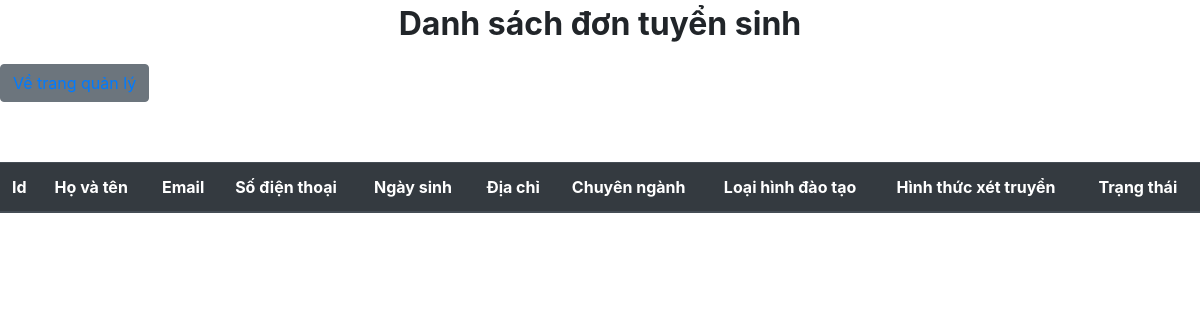
The page /admission.php on the database as committed earlier.
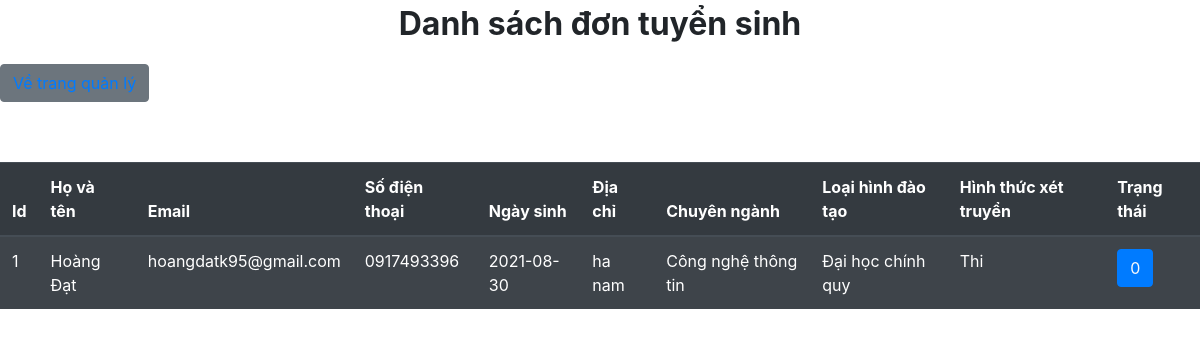
The same page on the database as committed later.
### tables this page shows
CREATE TABLE `admissions` (
  `id` int(11) NOT NULL,
  `name` varchar(255) DEFAULT NULL,
  `email` varchar(255) DEFAULT NULL,
  `phone` varchar(255) DEFAULT NULL,
  `birthday` date DEFAULT NULL,
  `address` varchar(255) DEFAULT NULL,
  `specialized` varchar(255) DEFAULT NULL,
  `education` varchar(255) DEFAULT NULL,
  `admission` varchar(255) DEFAULT NULL,
  `status` tinyint(1) NOT NULL
);

### admission.php (the view, shortened to what this page needs)
<?php
    include('connect.php')
?>
<!DOCTYPE html>
<html lang="en">
<head>
    <link rel="stylesheet" href="https://maxcdn.bootstrapcdn.com/bootstrap/4.5.2/css/bootstrap.min.css"/>
    <link rel="stylesheet" href="style/admission.css">
</head>
<body>
<p class="text-center font-weight-bold" style="font-size:2em;">Danh sách đơn tuyển sinh</p>
<button type="button" class="btn btn-secondary"><a href="admin.php">Về trang quản lý</a>
</button>
    <table class="table table-striped table-dark">
        <thead>
            <tr>
            <th scope="col">Id</th>
            <th scope="col">Họ và tên</th>
            <th scope="col-3">Email</th>
            <th scope ="col">Số điện thoại</th>
            <th scope="col">Ngày sinh</th>
            <th scope="col">Địa chỉ</th>
            <th scope="col">Chuyên ngành</th>
            <th scope="col">Loại hình đào tạo</th>
            <th scope="col">Hình thức xét truyển</th>
            <th scope="col">Trạng thái</th>
            </tr>
            <tbody>
                <?php
                    $sql = "SELECT * FROM `admissions`";
                    $result = mysqli_query($conn,$sql);
                    if($result){
                    while( $row = mysqli_fetch_assoc($result)){
                        $id = $row['id'];
                        $name = $row['name'];
                        $email = $row['email'];
                        $phone = $row['phone'];
                        $birthday = $row['birthday'];
                        $address = $row['address'];
                        $specialized = $row['specialized'];
                        $education = $row['education'];
                        $admission = $row['admission'];
                        $status = $row['status'];
                        echo '<tr>
                                <td>'.$id.'</td>
                                <td>'.$name.'</td>
                                <td>'.$email.'</td>
                                <td>'.$phone.'</td>
                                <td>'.$birthday.'</td>
                                <td>'.$address.'</td>
                                <td>'.$specialized.'</td>
                                <td>'.$education.'</td>
                                <td>'.$admission.'</td>
                                <td>
                                    <button class="btn btn-primary"><a href="statusAdmission.php ? statusid='.$id.' " class="text-light">'.$status.'</button>
                                </td>
                        </tr>';
                    }
                    }
                ?>
            </tbody>
        </thead>
    </table>
</body>
</html>

Rows that differ between the two databases and show on the page:
added admissions: id "1", name "Hoàng Đạt", email "hoangdatk95@gmail.com", phone "0917493396", birthday "2021-08-30", address "ha nam", specialized "Công nghệ thông tin", education "Đại học chính quy", admission "Thi", status "0"
